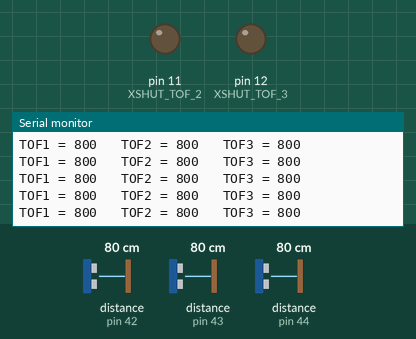
Recording of a sketch running on a simulated Arduino Uno, built with avr-gcc and run on an emulated ATmega328P. Parts: output pins drawn as LEDs (lit = HIGH), the last lines printed to the serial monitor. Inputs (shaded band) come from the test bench; at power-on: distance to the obstacle (sensors on pin 42, pin 43, pin 44) 80 cm.

Above: at 1.2 s.
1.3 s: distance to the obstacle (sensor on pin 42) set to 2 cm
At 1.44 s:
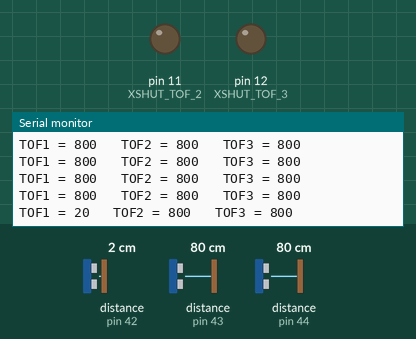
2.8 s: distance to the obstacle (sensor on pin 43) set to 2 cm
At 2.84 s:
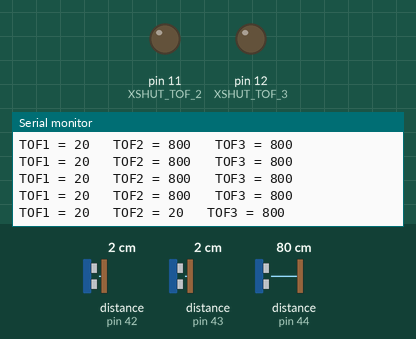
4.3 s: distance to the obstacle (sensor on pin 44) set to 2 cm
At 4.34 s:
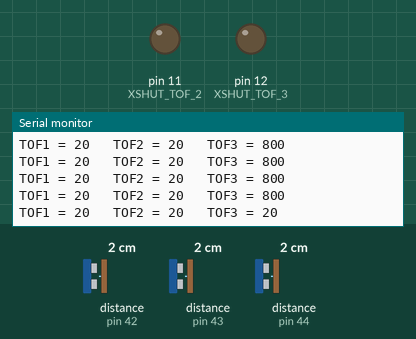
5.8 s: distance to the obstacle (sensor on pin 42) set to 4 cm
At 5.84 s:
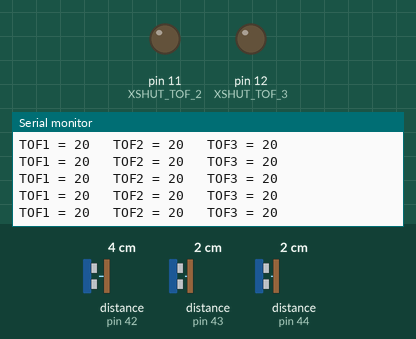
7.3 s: distance to the obstacle (sensor on pin 43) set to 4 cm
At 7.35 s:
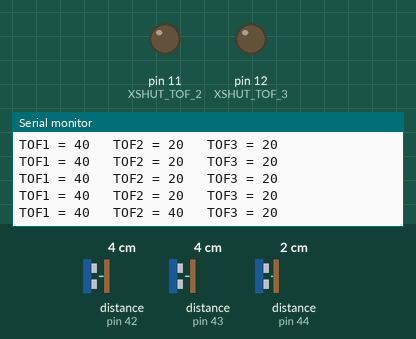
8.8 s: distance to the obstacle (sensor on pin 44) set to 4 cm
At 8.85 s:
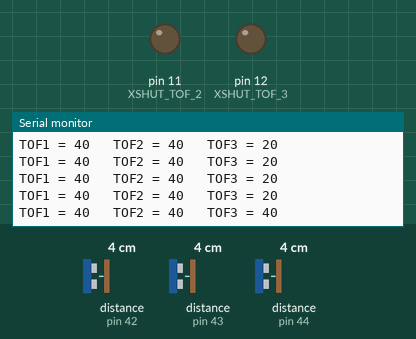
Timing chart, 0 to 11.3 s (numbered marks = the images above; inputs shaded):
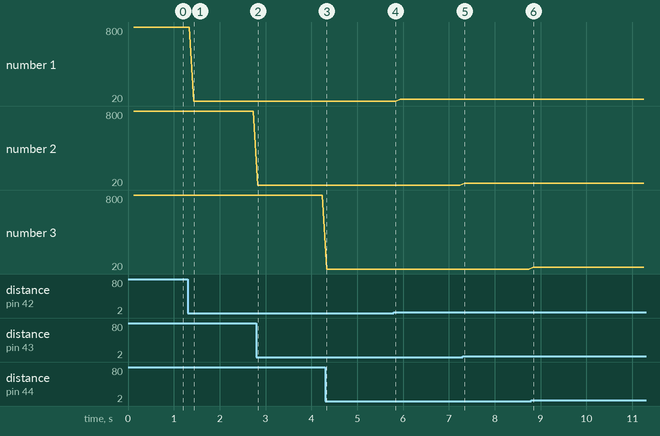

Measured:
- after the input at 1.3 s, the serial monitor: prints a new line after 0.13 s (image 1)
- after the input at 2.8 s, the serial monitor: prints a new line at once (image 2)
- after the input at 4.3 s, the serial monitor: prints a new line at once (image 3)
- after the input at 7.3 s, the serial monitor: prints a new line at once (image 5)
- after the input at 8.8 s, the serial monitor: prints a new line at once (image 6)
- plotted number 1: 800 → 20 after the input at 1.3 s, 20 → 40 after the input at 5.8 s

The sketch:

sketch_mar16a.ino
```cpp
#include <VL53L0X.h>
#include <Wire.h>

#define XSHUT_TOF_1  10
#define XSHUT_TOF_2  11
#define XSHUT_TOF_3  12

#define TOF_1_ADDR  0x2A
#define TOF_2_ADDR  0x2B
#define TOF_3_ADDR  0x2C

VL53L0X tof_1;
VL53L0X tof_2;
VL53L0X tof_3;


void setup() {
  Serial.begin(9600);
  while (!Serial) {
    ; // ожидаем подключения монитора порта
  }

  // деактивируем оба модуля, чтобы избежать конфликтов адрессации
  pinMode(XSHUT_TOF_1, OUTPUT);
  pinMode(XSHUT_TOF_2, OUTPUT);
  pinMode(XSHUT_TOF_3, OUTPUT);

  Wire.begin();   // активируем интерфейс I2C, arduino будем мастером

  // назначаем адрес первому модулю, активируем его и ожидаем выхода на нормальный режим работы
  pinMode(XSHUT_TOF_1, INPUT);
  delay(10);
  tof_1.setAddress(TOF_1_ADDR);


 // назначаем адрес второму модулю, активируем его и ожидаем выхода на нормальный режим работы
  pinMode(XSHUT_TOF_2, INPUT);
  delay(10);
  tof_2.setAddress(TOF_2_ADDR);

  pinMode(XSHUT_TOF_3, INPUT);
  delay(10);
  tof_3.setAddress(TOF_3_ADDR);


  // задаем таймаут ожидания данных для каждого модуля
  tof_1.setTimeout(1000);
  tof_2.setTimeout(1000);
  tof_3.setTimeout(1000);

  // инициализируем модули
  if (tof_1.init() == 0) {
    Serial.println("Не удалось обнаружить и инициализировать датчик 1!");
    while (1) {}
  }

  if (tof_2.init() == 0) {
   Serial.println("Не удалось обнаружить и инициализировать датчик 2!");
   while (1) {}
   }

   if (tof_3.init() == 0) {
   Serial.println("Не удалось обнаружить и инициализировать датчик 2!");
   while (1) {}
   }

  // запускаем модули в continuius режиме измерений
  tof_1.startContinuous();
  tof_2.startContinuous();
  tof_3.startContinuous();
}

int distance_1 = 0;
int distance_2 = 0;
int distance_3 = 0;

void loop() {
  distance_1 = tof_1.readRangeContinuousMillimeters();
  if (tof_1.timeoutOccurred()) {
    Serial.println(" ТАЙМАУТ");
  }

  distance_2 = tof_2.readRangeContinuousMillimeters();
  if (tof_2.timeoutOccurred()) {
    Serial.println(" ТАЙМАУТ");
  }

  distance_3 = tof_3.readRangeContinuousMillimeters();
  if (tof_3.timeoutOccurred()) {
    Serial.println(" ТАЙМАУТ");
  }

 Serial.println("TOF1 = " + String(distance_1) + "   TOF2 = " + String(distance_2) + "   TOF3 = " + String(distance_3));
}
```
